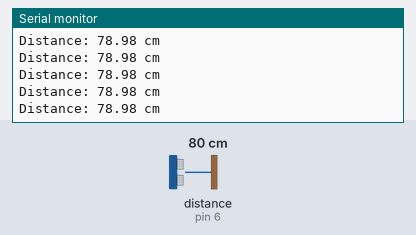
Simulated run of this sketch. Board: Arduino Uno, built with avr-gcc and run on an emulated ATmega328P. Parts: the last lines printed to the serial monitor. Wiring (inferred from the names in the program): ultrasonic range finder: trigger pin 7; echo pin 6. Inputs (shaded band) come from the test bench; at power-on: distance to the obstacle (sensor on pin 6) 80 cm. The echo pulse lasts 58.3 µs per cm.

Above: at 1.2 s.
1.3 s: distance to the obstacle (sensor on pin 6) set to 18 cm
At 1.46 s:
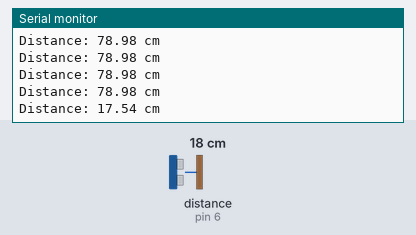
4.3 s: distance to the obstacle (sensor on pin 6) set to 4 cm
At 4.4 s:
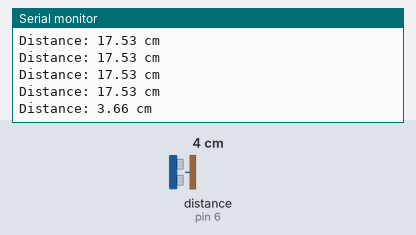
7.3 s: distance to the obstacle (sensor on pin 6) set to 120 cm
At 7.4 s:
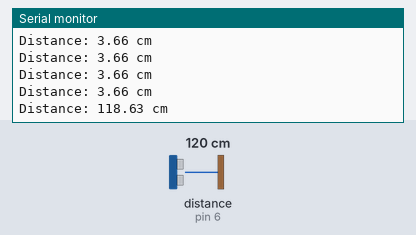
10.3 s: distance to the obstacle (sensor on pin 6) set to 9 cm
At 10.41 s:
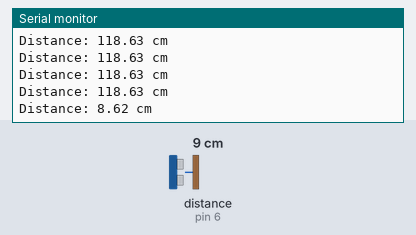
Timing chart, 0 to 13.3 s (numbered marks = the images above; inputs shaded):
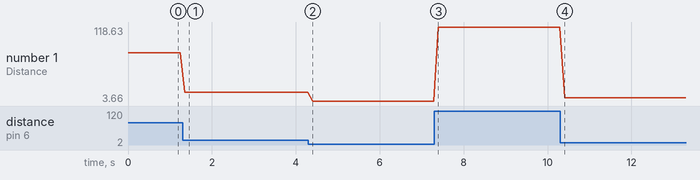

The sketch:

Measure_2.ino
```cpp
#include <SoftwareSerial.h>
SoftwareSerial mySerial(11, 10);
const int trigPin = 7;  // Trig pin of the JSN-SR04T connected to Arduino digital pin 2
const int echoPin = 6;  // Echo pin of the JSN-SR04T connected to Arduino digital pin 3

void setup() {
  Serial.begin(9600);
  pinMode(trigPin, OUTPUT);
  pinMode(echoPin, INPUT);
  mySerial.begin(9600);
}

void loop() {
  // Trigger pulse to initiate measurement
  digitalWrite(trigPin, LOW);
  delayMicroseconds(50);
  digitalWrite(trigPin, HIGH);
  delayMicroseconds(200);
  digitalWrite(trigPin, LOW);

  // Measure the duration of the echo pulse
  long duration = pulseIn(echoPin, HIGH);

  // Calculate the distance in centimeters
  float distanceCM = duration * 0.034 / 2;

  // Print the distance to the Serial Monitor
  Serial.print("Distance: ");
  Serial.print(distanceCM);
  Serial.println(" cm");

  String send_data = String(distanceCM) + "@";
  mySerial.print(send_data);

  // Wait for a short delay before the next measurement
  delay(100);
}
```

Measured:
- after the input at 1.3 s, the serial monitor: prints a new line after 0.05 s (image 1)
- after the input at 4.3 s, the serial monitor: prints a new line after 0.10 s (image 2)
- after the input at 7.3 s, the serial monitor: prints a new line after 0.10 s (image 3)
- after the input at 10.3 s, the serial monitor: prints a new line after 0.11 s (image 4)
- plotted number 1: 78.98 → 17.53 after the input at 1.3 s, 17.53 → 3.66 after the input at 4.3 s, 3.66 → 118.63 after the input at 7.3 s, 118.63 → 8.62 after the input at 10.3 s
